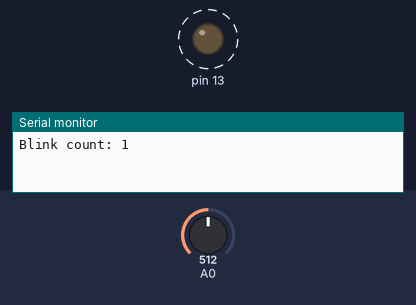
Simulated run of this sketch. Board: Arduino Uno, built with avr-gcc and run on an emulated ATmega328P. On the bench: output pins drawn as LEDs (lit = HIGH), the last lines printed to the serial monitor. Dashed ring = blinking. Inputs (shaded band) come from the test bench; at power-on: A0 = 512.

Above: at 1.9 s.
2.0 s: A0 set to 122
At 2.71 s:
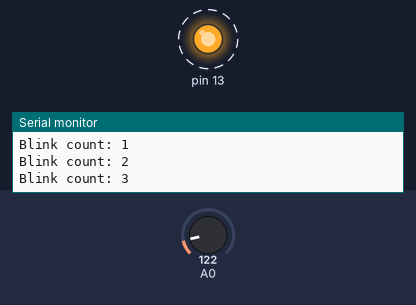
5.5 s: A0 set to 0
At 5.76 s:
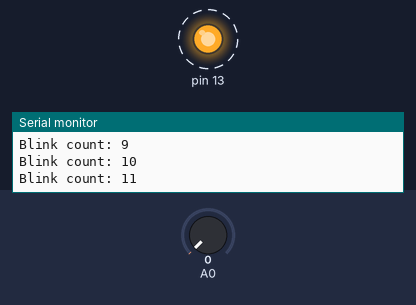
Timing chart, 0 to 15.0 s (numbered marks = the images above; inputs shaded):
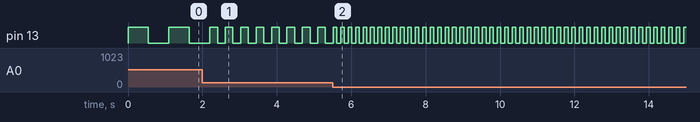

The sketch:

led_blink.ino
```cpp
/*
-----------------------------------------
Author      : Rubadharshini S
Date        : 02-07-2026
Program     : LED Blink
Description : LED blink speed controlled using potentiometer.
-----------------------------------------
*/

int count = 0;

void setup() {
  pinMode(13, OUTPUT);
  Serial.begin(9600);
}

void loop() {
  int sensorValue = analogRead(A0);

  int speed = map(sensorValue, 0, 1023, 100, 1000);

  digitalWrite(13, HIGH);
  delay(speed);

  digitalWrite(13, LOW);
  delay(speed);

  count++;

  Serial.print("Blink count: ");
  Serial.println(count);
}

// Fixes #2
```

Measured:
- after the input at 2.0 s, pin 13: alternates HIGH for 0.21 s and LOW for 0.21 s, starting after 0.41 s
- after the input at 5.5 s, pin 13: alternates HIGH for 0.10 s and LOW for 0.10 s, starting after 0.12 s
- by itself, pin 13: alternates HIGH for 0.55 s and LOW for 0.55 s
